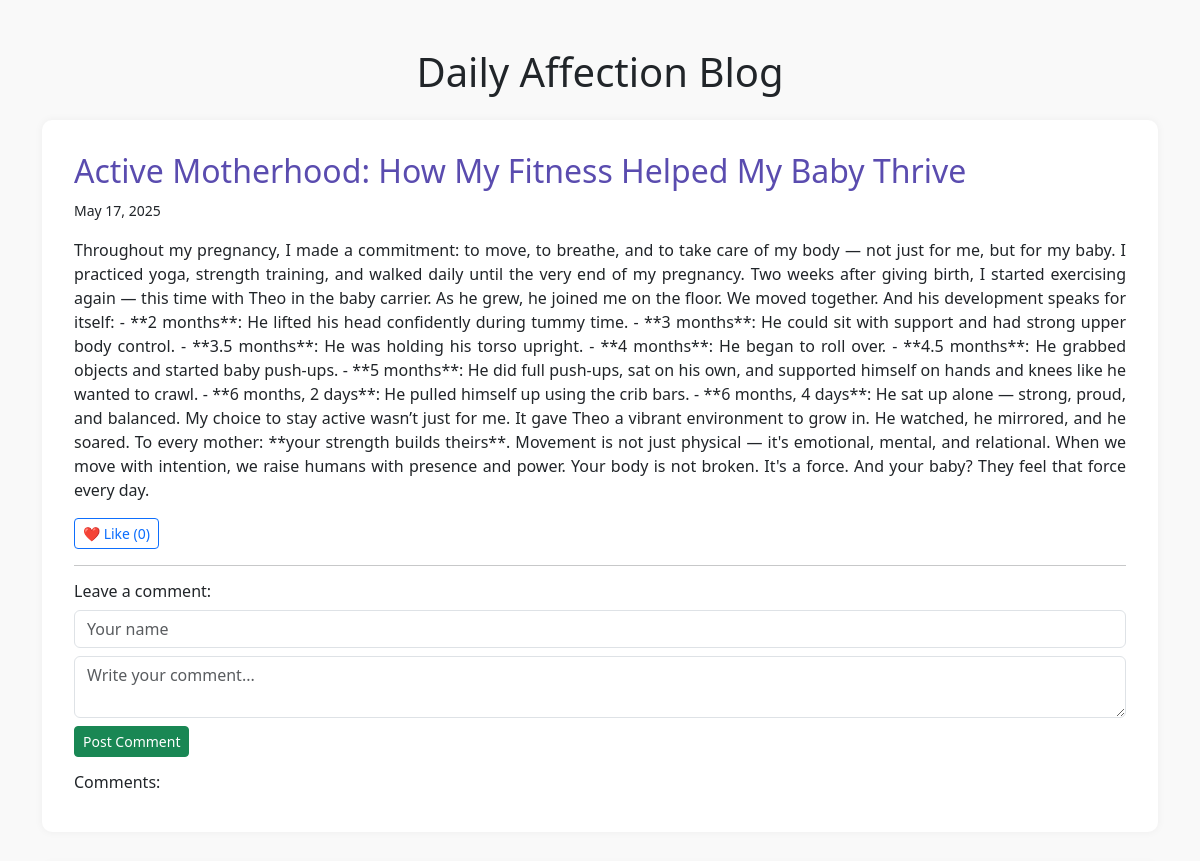
/blog (upper part), run on an earlier commit of the app's database.
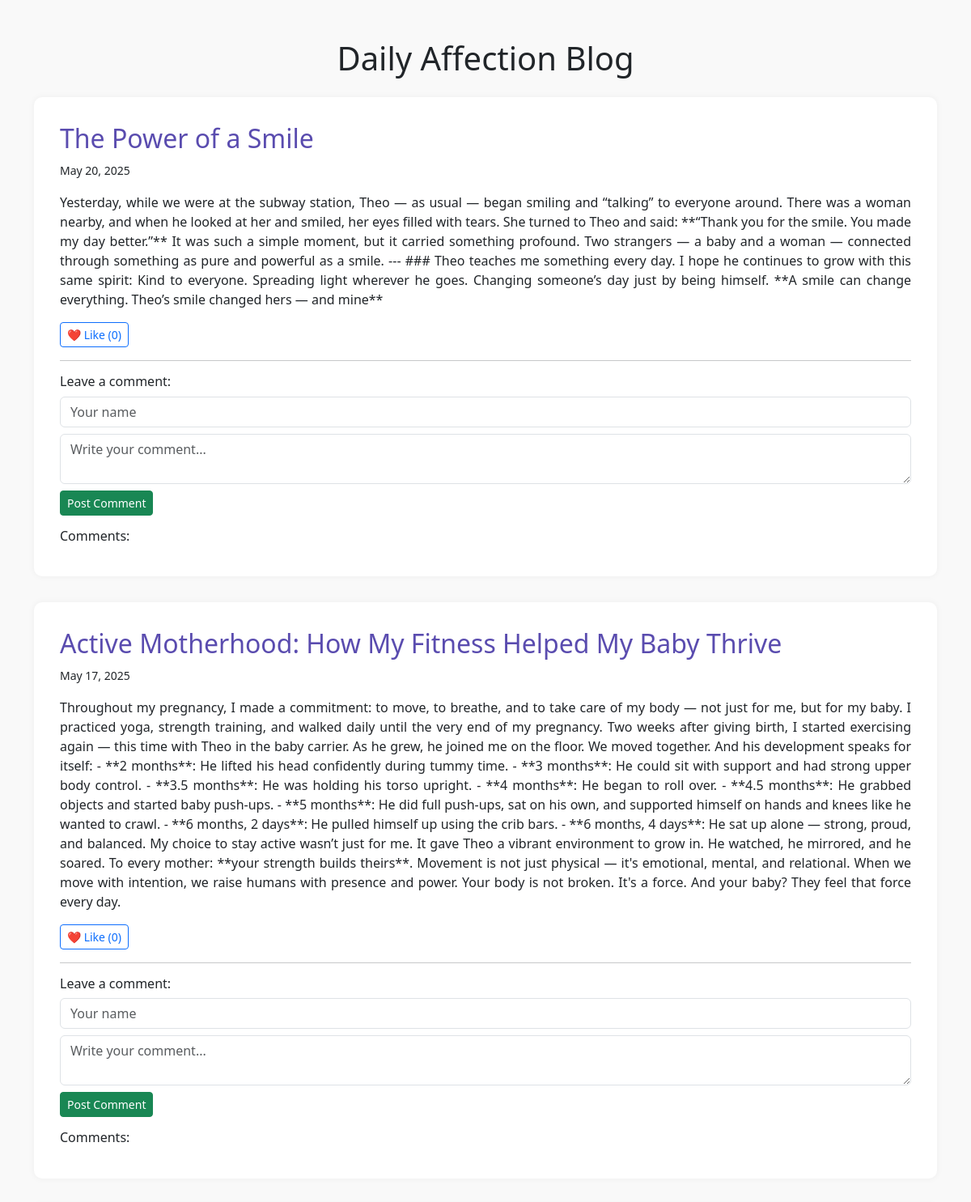
And on a later commit of the database.
### models.py (models this page shows)
class BlogPost(db.Model):
    id = db.Column(db.Integer, primary_key=True)
    title = db.Column(db.String(100))
    content = db.Column(db.Text)
    date = db.Column(db.DateTime, default=datetime.utcnow)
    likes = db.Column(db.Integer, default=0)
    comments = db.relationship('Comment', backref='post', lazy=True)

### app.py (the view)
@app.route('/blog')
def blog():
    posts = BlogPost.query.order_by(BlogPost.date.desc()).all()
    return render_template('blog.html', posts=posts)

### templates/blog.html (shortened to what this page needs)
<!DOCTYPE html>
<html lang="en">
<head>
  <link href="https://cdn.jsdelivr.net/npm/bootstrap@5.3.0/dist/css/bootstrap.min.css" rel="stylesheet">
</head>
<body>
<div class="container mt-5">
  <h1 class="mb-4 text-center">Daily Affection Blog</h1>
  {% for post in posts %}
  <div class="post-card">
    <h2 class="post-title">{{ post.title }}</h2>
    <p><small>{{ post.date.strftime('%B %d, %Y') }}</small></p>
    <p style="text-align: justify;">{{ post.content | safe }}</p>
    <form method="POST" action="{{ url_for('like', post_id=post.id) }}">
      <button type="submit" class="btn btn-sm btn-outline-primary">❤️ Like ({{ post.likes }})</button>
    </form>
    <hr>
    <h6>Leave a comment:</h6>
    <form method="POST" action="{{ url_for('comment', post_id=post.id) }}">
      <input type="text" name="name" class="form-control mb-2" placeholder="Your name" required>
      <textarea name="text" rows="2" class="form-control mb-2" placeholder="Write your comment..." required></textarea>
      <button type="submit" class="btn btn-sm btn-success">Post Comment</button>
    </form>
    <h6 class="mt-3">Comments:</h6>
  </div>
  {% endfor %}
</div>
</body>
</html>

### templates/blog.html (style rules this page uses)
body { background-color: #f9f9f9; }
.post-card { background-color: white; border-radius: 10px; padding: 2rem; margin-bottom: 2rem; box-shadow: 0 0 8px rgba(0,0,0,0.05); }
.post-title { color: #5a4caf; }

What changed in the data, as far as the page shows it:
added BlogPost: title "The Power of a Smile", date "May 20, 2025", content "Yesterday, while we were at the subway station, Theo — as usual — began smiling and “talking” to everyone around. There was a woman nearby, and when he looked at her and smiled, her eyes filled with tears. She turned to Theo and said: **“Thank you for the smile. You made my day better.”** It was such a simple moment, but it carried something profound. Two strangers — a baby and a woman — connected through something as pure and powerful as a smile. --- ### Theo teaches me something every day. I hope he continues to grow with this same spirit: Kind to everyone. Spreading light wherever he goes. Changing someone’s day just by being himself. **A smile can change everything. Theo’s smile changed…", likes "0"
